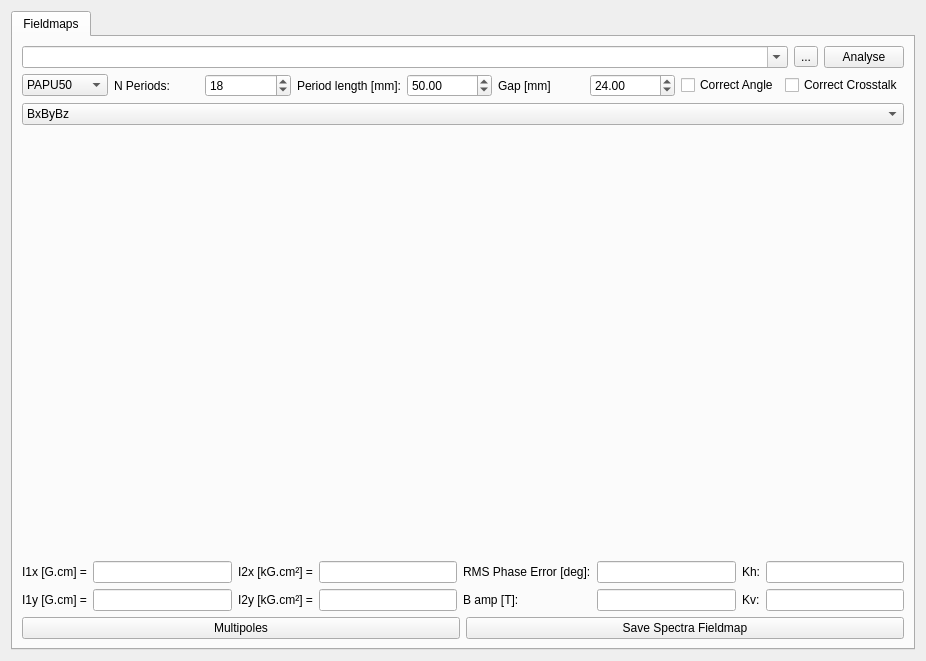
<?xml version="1.0" encoding="UTF-8"?>
<ui version="4.0">
 <class>Form</class>
 <widget class="QWidget" name="Form">
  <property name="geometry">
   <rect>
    <x>0</x>
    <y>0</y>
    <width>926</width>
    <height>661</height>
   </rect>
  </property>
  <property name="windowTitle">
   <string>Form</string>
  </property>
  <layout class="QGridLayout" name="gridLayout_4">
   <item row="0" column="0">
    <widget class="QTabWidget" name="twg_analysis">
     <property name="currentIndex">
      <number>0</number>
     </property>
     <widget class="QWidget" name="fieldmaps">
      <attribute name="title">
       <string>Fieldmaps</string>
      </attribute>
      <layout class="QGridLayout" name="gridLayout_2">
       <item row="0" column="0">
        <layout class="QHBoxLayout" name="horizontalLayout_2">
         <item>
          <widget class="QComboBox" name="cmb_filename">
           <property name="sizePolicy">
            <sizepolicy hsizetype="Expanding" vsizetype="Fixed">
             <horstretch>0</horstretch>
             <verstretch>0</verstretch>
            </sizepolicy>
           </property>
           <property name="editable">
            <bool>true</bool>
           </property>
           <property name="currentText">
            <string/>
           </property>
          </widget>
         </item>
         <item>
          <widget class="QToolButton" name="tbt_filedialog">
           <property name="text">
            <string>...</string>
           </property>
          </widget>
         </item>
         <item>
          <widget class="QPushButton" name="pbt_analyse">
           <property name="text">
            <string>Analyse</string>
           </property>
          </widget>
         </item>
        </layout>
       </item>
       <item row="1" column="0">
        <layout class="QHBoxLayout" name="horizontalLayout">
         <item>
          <widget class="QComboBox" name="cmb_id">
           <item>
            <property name="text">
             <string>PAPU50</string>
            </property>
           </item>
           <item>
            <property name="text">
             <string>Delta525</string>
            </property>
           </item>
          </widget>
         </item>
         <item>
          <widget class="QLabel" name="label_2">
           <property name="text">
            <string>N Periods:</string>
           </property>
          </widget>
         </item>
         <item>
          <widget class="QSpinBox" name="sb_periods">
           <property name="maximum">
            <number>9999</number>
           </property>
           <property name="value">
            <number>18</number>
           </property>
          </widget>
         </item>
         <item>
          <widget class="QLabel" name="label_3">
           <property name="text">
            <string>Period length [mm]:</string>
           </property>
          </widget>
         </item>
         <item>
          <widget class="QDoubleSpinBox" name="dsb_period_length">
           <property name="value">
            <double>50.000000000000000</double>
           </property>
          </widget>
         </item>
         <item>
          <widget class="QLabel" name="label_4">
           <property name="text">
            <string>Gap [mm]</string>
           </property>
          </widget>
         </item>
         <item>
          <widget class="QDoubleSpinBox" name="dsb_gap">
           <property name="value">
            <double>24.000000000000000</double>
           </property>
          </widget>
         </item>
         <item>
          <widget class="QCheckBox" name="chb_angle">
           <property name="text">
            <string>Correct Angle</string>
           </property>
           <property name="checked">
            <bool>false</bool>
           </property>
          </widget>
         </item>
         <item>
          <widget class="QCheckBox" name="chb_crosstalk">
           <property name="text">
            <string>Correct Crosstalk</string>
           </property>
          </widget>
         </item>
        </layout>
       </item>
       <item row="2" column="0">
        <widget class="QComboBox" name="cmb_plot">
         <item>
          <property name="text">
           <string>BxByBz</string>
          </property>
         </item>
         <item>
          <property name="text">
           <string>Bx</string>
          </property>
         </item>
         <item>
          <property name="text">
           <string>By</string>
          </property>
         </item>
         <item>
          <property name="text">
           <string>Bz</string>
          </property>
         </item>
         <item>
          <property name="text">
           <string>Roll-off</string>
          </property>
         </item>
         <item>
          <property name="text">
           <string>Phase Error</string>
          </property>
         </item>
         <item>
          <property name="text">
           <string>Phase Error vs z</string>
          </property>
         </item>
         <item>
          <property name="text">
           <string>I1x vs x</string>
          </property>
         </item>
         <item>
          <property name="text">
           <string>I1y vs x</string>
          </property>
         </item>
         <item>
          <property name="text">
           <string>I2x vs x</string>
          </property>
         </item>
         <item>
          <property name="text">
           <string>I2y vs x</string>
          </property>
         </item>
         <item>
          <property name="text">
           <string>Trajectory X</string>
          </property>
         </item>
         <item>
          <property name="text">
           <string>Trajectory Y</string>
          </property>
         </item>
        </widget>
       </item>
       <item row="3" column="0">
        <widget class="QWidget" name="wg_plot" native="true">
         <property name="sizePolicy">
          <sizepolicy hsizetype="Preferred" vsizetype="Expanding">
           <horstretch>0</horstretch>
           <verstretch>0</verstretch>
          </sizepolicy>
         </property>
        </widget>
       </item>
       <item row="4" column="0">
        <layout class="QGridLayout" name="gridLayout">
         <item row="1" column="1">
          <widget class="QLineEdit" name="le_I1y">
           <property name="sizePolicy">
            <sizepolicy hsizetype="Minimum" vsizetype="Fixed">
             <horstretch>0</horstretch>
             <verstretch>0</verstretch>
            </sizepolicy>
           </property>
           <property name="readOnly">
            <bool>true</bool>
           </property>
          </widget>
         </item>
         <item row="1" column="6">
          <widget class="QLabel" name="label_6">
           <property name="sizePolicy">
            <sizepolicy hsizetype="Maximum" vsizetype="Preferred">
             <horstretch>0</horstretch>
             <verstretch>0</verstretch>
            </sizepolicy>
           </property>
           <property name="text">
            <string>Kv:</string>
           </property>
          </widget>
         </item>
         <item row="0" column="3">
          <widget class="QLineEdit" name="le_I2x">
           <property name="sizePolicy">
            <sizepolicy hsizetype="Minimum" vsizetype="Fixed">
             <horstretch>0</horstretch>
             <verstretch>0</verstretch>
            </sizepolicy>
           </property>
           <property name="readOnly">
            <bool>true</bool>
           </property>
          </widget>
         </item>
         <item row="0" column="1">
          <widget class="QLineEdit" name="le_I1x">
           <property name="sizePolicy">
            <sizepolicy hsizetype="Minimum" vsizetype="Fixed">
             <horstretch>0</horstretch>
             <verstretch>0</verstretch>
            </sizepolicy>
           </property>
           <property name="readOnly">
            <bool>true</bool>
           </property>
          </widget>
         </item>
         <item row="1" column="0">
          <widget class="QLabel" name="label_I1y">
           <property name="sizePolicy">
            <sizepolicy hsizetype="Maximum" vsizetype="Preferred">
             <horstretch>0</horstretch>
             <verstretch>0</verstretch>
            </sizepolicy>
           </property>
           <property name="text">
            <string>I1y [G.cm] =</string>
           </property>
          </widget>
         </item>
         <item row="1" column="3">
          <widget class="QLineEdit" name="le_I2y">
           <property name="sizePolicy">
            <sizepolicy hsizetype="Minimum" vsizetype="Fixed">
             <horstretch>0</horstretch>
             <verstretch>0</verstretch>
            </sizepolicy>
           </property>
           <property name="readOnly">
            <bool>true</bool>
           </property>
          </widget>
         </item>
         <item row="0" column="6">
          <widget class="QLabel" name="label_5">
           <property name="sizePolicy">
            <sizepolicy hsizetype="Maximum" vsizetype="Preferred">
             <horstretch>0</horstretch>
             <verstretch>0</verstretch>
            </sizepolicy>
           </property>
           <property name="text">
            <string>Kh:</string>
           </property>
          </widget>
         </item>
         <item row="0" column="4">
          <widget class="QLabel" name="label_rmspe">
           <property name="sizePolicy">
            <sizepolicy hsizetype="Maximum" vsizetype="Preferred">
             <horstretch>0</horstretch>
             <verstretch>0</verstretch>
            </sizepolicy>
           </property>
           <property name="text">
            <string>RMS Phase Error [deg]:</string>
           </property>
          </widget>
         </item>
         <item row="1" column="2">
          <widget class="QLabel" name="label_I2y">
           <property name="sizePolicy">
            <sizepolicy hsizetype="Maximum" vsizetype="Preferred">
             <horstretch>0</horstretch>
             <verstretch>0</verstretch>
            </sizepolicy>
           </property>
           <property name="text">
            <string>I2y [kG.cm²] =</string>
           </property>
          </widget>
         </item>
         <item row="0" column="2">
          <widget class="QLabel" name="label_I2x">
           <property name="sizePolicy">
            <sizepolicy hsizetype="Maximum" vsizetype="Preferred">
             <horstretch>0</horstretch>
             <verstretch>0</verstretch>
            </sizepolicy>
           </property>
           <property name="text">
            <string>I2x [kG.cm²] =</string>
           </property>
          </widget>
         </item>
         <item row="0" column="0">
          <widget class="QLabel" name="label_I1x">
           <property name="sizePolicy">
            <sizepolicy hsizetype="Maximum" vsizetype="Maximum">
             <horstretch>0</horstretch>
             <verstretch>0</verstretch>
            </sizepolicy>
           </property>
           <property name="text">
            <string>I1x [G.cm] =</string>
           </property>
          </widget>
         </item>
         <item row="0" column="5">
          <widget class="QLineEdit" name="le_perms">
           <property name="sizePolicy">
            <sizepolicy hsizetype="Minimum" vsizetype="Fixed">
             <horstretch>0</horstretch>
             <verstretch>0</verstretch>
            </sizepolicy>
           </property>
           <property name="readOnly">
            <bool>true</bool>
           </property>
          </widget>
         </item>
         <item row="1" column="5">
          <widget class="QLineEdit" name="le_bamp">
           <property name="sizePolicy">
            <sizepolicy hsizetype="Minimum" vsizetype="Fixed">
             <horstretch>0</horstretch>
             <verstretch>0</verstretch>
            </sizepolicy>
           </property>
           <property name="readOnly">
            <bool>true</bool>
           </property>
          </widget>
         </item>
         <item row="1" column="4">
          <widget class="QLabel" name="label">
           <property name="sizePolicy">
            <sizepolicy hsizetype="Maximum" vsizetype="Preferred">
             <horstretch>0</horstretch>
             <verstretch>0</verstretch>
            </sizepolicy>
           </property>
           <property name="text">
            <string>B amp [T]:</string>
           </property>
          </widget>
         </item>
         <item row="0" column="7">
          <widget class="QLineEdit" name="le_kh">
           <property name="sizePolicy">
            <sizepolicy hsizetype="Minimum" vsizetype="Fixed">
             <horstretch>0</horstretch>
             <verstretch>0</verstretch>
            </sizepolicy>
           </property>
           <property name="readOnly">
            <bool>true</bool>
           </property>
          </widget>
         </item>
         <item row="1" column="7">
          <widget class="QLineEdit" name="le_kv">
           <property name="sizePolicy">
            <sizepolicy hsizetype="Minimum" vsizetype="Fixed">
             <horstretch>0</horstretch>
             <verstretch>0</verstretch>
            </sizepolicy>
           </property>
           <property name="readOnly">
            <bool>true</bool>
           </property>
          </widget>
         </item>
        </layout>
       </item>
       <item row="5" column="0">
        <layout class="QHBoxLayout" name="horizontalLayout_3">
         <item>
          <widget class="QPushButton" name="pbt_multipoles">
           <property name="text">
            <string>Multipoles</string>
           </property>
          </widget>
         </item>
         <item>
          <widget class="QPushButton" name="pbt_spectra_fieldmap">
           <property name="enabled">
            <bool>true</bool>
           </property>
           <property name="text">
            <string>Save Spectra Fieldmap</string>
           </property>
          </widget>
         </item>
        </layout>
       </item>
      </layout>
     </widget>
    </widget>
   </item>
  </layout>
 </widget>
 <resources/>
 <connections/>
</ui>
